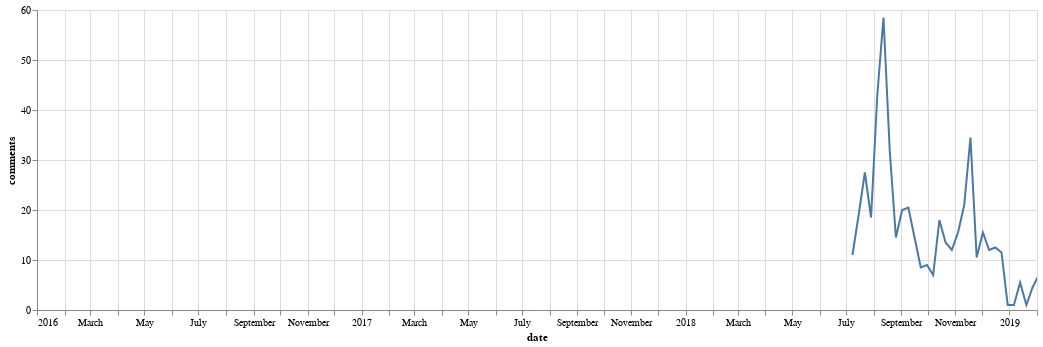

The notebook cell this image was saved under:
### Code cell
# Comment totals over time
all_user_data = user_data.reset_index().groupby('date').sum()['comments'].reset_index()
alt.Chart(data=all_user_data, width=1000).mark_line(clip=True).encode(
    x=alt.X('date', scale=alt.Scale(domain=["2016-01-01", "2019-02-01"])),
    y='comments',
)

### Figure 1 — Vega-Lite specification as saved in the notebook (floating-point values rounded to 4 significant figures)
{"$schema": "https://vega.github.io/schema/vega-lite/v2.6.0.json", "config": {"view": {"height": 300, "width": 400}}, "data": {"name": "data-4d612ad80a0f5c54f8c7c0c3f5be16f1"}, "datasets": {"data-4d612ad80a0f5c54f8c7c0c3f5be16f1": [{"comments": 11.0, "date": "2018-07-08T00:00:00"}, {"comments": 19.0, "date": "2018-07-15T00:00:00"}, {"comments": 27.5, "date": "2018-07-22T00:00:00"}, {"comments": 18.5, "date": "2018-07-29T00:00:00"}, {"comments": 43.0, "date": "2018-08-05T00:00:00"}, {"comments": 58.5, "date": "2018-08-12T00:00:00"}, {"comments": 32.0, "date": "2018-08-19T00:00:00"}, {"comments": 14.5, "date": "2018-08-26T00:00:00"}, {"comments": 20.0, "date": "2018-09-02T00:00:00"}, {"comments": 20.5, "date": "2018-09-09T00:00:00"}, {"comments": 14.5, "date": "2018-09-16T00:00:00"}, {"comments": 8.5, "date": "2018-09-23T00:00:00"}, {"comments": 9.0, "date": "2018-09-30T00:00:00"}, {"comments": 7.0, "date": "2018-10-07T00:00:00"}, {"comments": 18.0, "date": "2018-10-14T00:00:00"}, {"comments": 13.5, "date": "2018-10-21T00:00:00"}, {"comments": 12.0, "date": "2018-10-28T00:00:00"}, {"comments": 15.5, "date": "2018-11-04T00:00:00"}, {"comments": 21.0, "date": "2018-11-11T00:00:00"}, {"comments": 34.5, "date": "2018-11-18T00:00:00"}, {"comments": 10.5, "date": "2018-11-25T00:00:00"}, {"comments": 15.5, "date": "2018-12-02T00:00:00"}, {"comments": 12.0, "date": "2018-12-09T00:00:00"}, {"comments": 12.5, "date": "2018-12-16T00:00:00"}, {"comments": 11.5, "date": "2018-12-23T00:00:00"}, {"comments": 1.0, "date": "2018-12-30T00:00:00"}, {"comments": 1.0, "date": "2019-01-06T00:00:00"}, {"comments": 5.5, "date": "2019-01-13T00:00:00"}, {"comments": 1.0, "date": "2019-01-20T00:00:00"}, {"comments": 4.5, "date": "2019-01-27T00:00:00"}, {"comments": 7.0, "date": "2019-02-03T00:00:00"}, {"comments": 6.0, "date": "2019-02-17T00:00:00"}]}, "encoding": {"x": {"field": "date", "scale": {"domain": ["2016-01-01", "2019-02-01"]}, "type": "temporal"}, "y": {"field": "comments", "type": "quantitative"}}, "mark": {"clip": true, "type": "line"}, "width": 1000}
